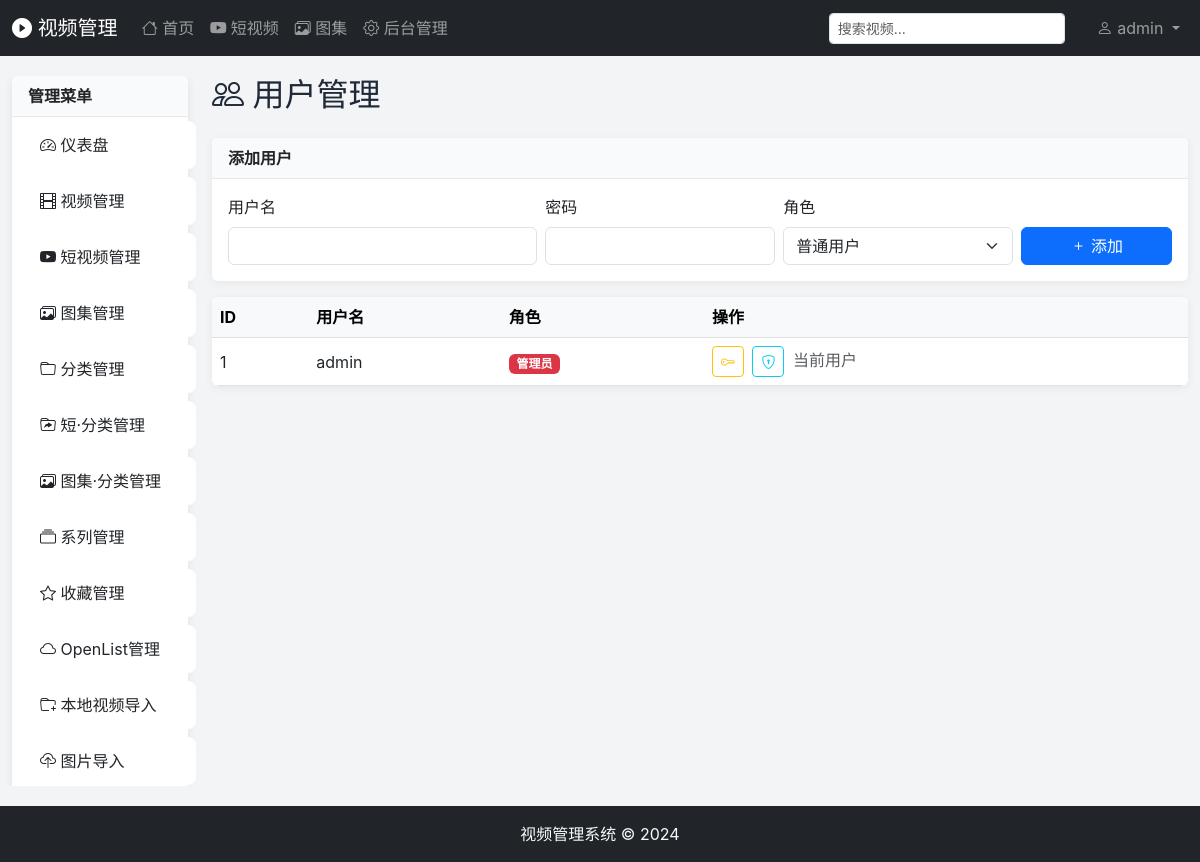
Page /admin/users (signed in) on the committed database.
### tables this page shows
CREATE TABLE users (
        id INTEGER PRIMARY KEY AUTOINCREMENT,
        username TEXT UNIQUE NOT NULL,
        password TEXT NOT NULL,
        role TEXT DEFAULT 'admin',
        created_at TIMESTAMP DEFAULT CURRENT_TIMESTAMP,
        can_access_series INTEGER DEFAULT 1
    );

### app.py (the view)
@app.route('/admin/users')
@admin_required
def admin_users():
    users = load_users()
    all_categories = get_all_categories()
    all_short_categories = get_all_short_categories()
    all_album_categories = get_all_album_categories()
    return render_template('admin/users.html',
                         users=users,
                         all_categories=all_categories,
                         all_short_categories=all_short_categories,
                         all_album_categories=all_album_categories,
                         active_tab='users')

### app.py (called while the page is built)
def admin_required(f):
    @wraps(f)
    def decorated_function(*args, **kwargs):
        if not session.get('logged_in'):
            return redirect(url_for('login', next=request.url))
        if session.get('user_role') != 'admin':
            abort(403)
        return f(*args, **kwargs)
    return decorated_function

### models.py (called while the page is built)
def get_db():
    conn = sqlite3.connect(Config.DATABASE)
    conn.row_factory = sqlite3.Row
    return conn

def load_users():
    conn = get_db()
    c = conn.cursor()
    c.execute('SELECT id, username, password, role FROM users')
    users = {}
    for row in c.fetchall():
        users[row['username']] = {
            'id': row['id'],
            'password': row['password'],
            'role': row['role']
        }
    conn.close()
    return users

def get_all_categories():
    conn = get_db()
    c = conn.cursor()
    c.execute('SELECT * FROM categories ORDER BY sort_order, id')
    categories = [dict(row) for row in c.fetchall()]
    conn.close()
    return categories

def get_all_short_categories():
    conn = get_db()
    c = conn.cursor()
    c.execute('SELECT * FROM short_categories ORDER BY sort_order, id')
    categories = [dict(row) for row in c.fetchall()]
    conn.close()
    return categories

def get_all_album_categories():
    conn = get_db()
    c = conn.cursor()
    c.execute('SELECT * FROM album_categories ORDER BY sort_order, id')
    return [dict(r) for r in c.fetchall()]

### templates/admin/users.html (shortened to what this page needs)
{% extends 'base.html' %}
{% block content %}
<div class="container-fluid">
    <div class="row">
        <aside class="col-md-2 admin-sidebar">
            {% include "admin/_sidebar.html" %}
        </aside>
        <main class="col-md-10">
            <h2 class="mb-4"><i class="bi bi-people"></i> 用户管理</h2>
            <div class="card mb-3">
                <div class="card-header">添加用户</div>
                <div class="card-body">
                    <form id="addUserForm" class="row g-2 align-items-end">
                        <div class="col-md-4">
                            <label class="form-label">用户名</label>
                            <input type="text" name="username" class="form-control" required>
                        </div>
                        <div class="col-md-3">
                            <label class="form-label">密码</label>
                            <input type="password" name="password" class="form-control" required>
                        </div>
                        <div class="col-md-3">
                            <label class="form-label">角色</label>
                            <select name="role" class="form-select">
                                <option value="user">普通用户</option>
                            </select>
                        </div>
                        <div class="col-md-2">
                            <button type="submit" class="btn btn-primary w-100">
                                <i class="bi bi-plus"></i> 添加
                            </button>
                        </div>
                    </form>
                </div>
            </div>
            <div class="card">
                <div class="table-responsive">
                    <table class="table table-hover align-middle mb-0">
                        <thead class="table-light">
                            <tr>
                                <th>ID</th>
                                <th>用户名</th>
                                <th>角色</th>
                                <th>操作</th>
                            </tr>
                        </thead>
                        <tbody>
                            {% for username, user in users.items() %}
                            <tr>
                                <td>{{ user.id }}</td>
                                <td>{{ username }}</td>
                                <td>
                                    {% if user.role == 'admin' %}
                                    <span class="badge bg-danger">管理员</span>
                                    {% else %}
                                    <span class="badge bg-secondary">普通用户</span>
                                    {% endif %}
                                </td>
                                <td>
                                    {% if username != session.get('username') %}
                                    <button onclick="openPasswordModal({{ user.id }}, '{{ username }}')" class="btn btn-sm btn-outline-warning me-1" title="修改密码">
                                        <i class="bi bi-key"></i>
                                    </button>
                                    <button onclick="openPermissionsModal({{ user.id }}, '{{ username }}')" class="btn btn-sm btn-outline-info me-1" title="分类权限">
                                        <i class="bi bi-shield-lock"></i>
                                    </button>
                                    <button onclick="deleteUser({{ user.id }}, '{{ username }}')" class="btn btn-sm btn-outline-danger" title="删除">
                                        <i class="bi bi-trash"></i>
                                    </button>
                                    {% else %}
                                    <button onclick="openPasswordModal({{ user.id }}, '{{ username }}')" class="btn btn-sm btn-outline-warning me-1" title="修改密码">
                                        <i class="bi bi-key"></i>
                                    </button>
                                    <button onclick="openPermissionsModal({{ user.id }}, '{{ username }}')" class="btn btn-sm btn-outline-info me-1" title="分类权限">
                                        <i class="bi bi-shield-lock"></i>
                                    </button>
                                    <span class="text-muted">当前用户</span>
                                    {% endif %}
                                </td>
                            </tr>
                            {% endfor %}
                        </tbody>
                    </table>
                </div>
            </div>
        </main>
    </div>
</div>
{% endblock %}

### static/css/style.css (style rules this page uses)
:root { --primary-color: #4f46e5; --primary-dark: #4338ca; --bg-dark: #111827; --bg-card: #1f2937; --bg-hover: #374151; --text-light: #f3f4f6; --text-muted: #9ca3af; --border-color: #374151; }
* { box-sizing: border-box; }
body { font-family: -apple-system, BlinkMacSystemFont, 'Segoe UI', Roboto, 'Helvetica Neue', Arial, sans-serif; background-color: #f3f4f6; color: #1f2937; min-height: 100vh; display: flex; flex-direction: column; }
.sidebar, .admin-sidebar { position: sticky; top: 70px; height: calc(100vh - 90px); overflow-y: auto; }
.table th, .table td { vertical-align: middle; }
.card { border: none; box-shadow: 0 2px 8px rgba(0,0,0,0.06); margin-bottom: 20px; }
.card-header { background: #f9fafb; font-weight: 600; border-bottom: 1px solid #e5e7eb; }
.table-responsive { border-radius: 8px; overflow-x: auto; }

### rows in the picture
users: id "1", username "admin", role "管理员"

### other values in the picture
{{ session.get('username') }} "admin"
